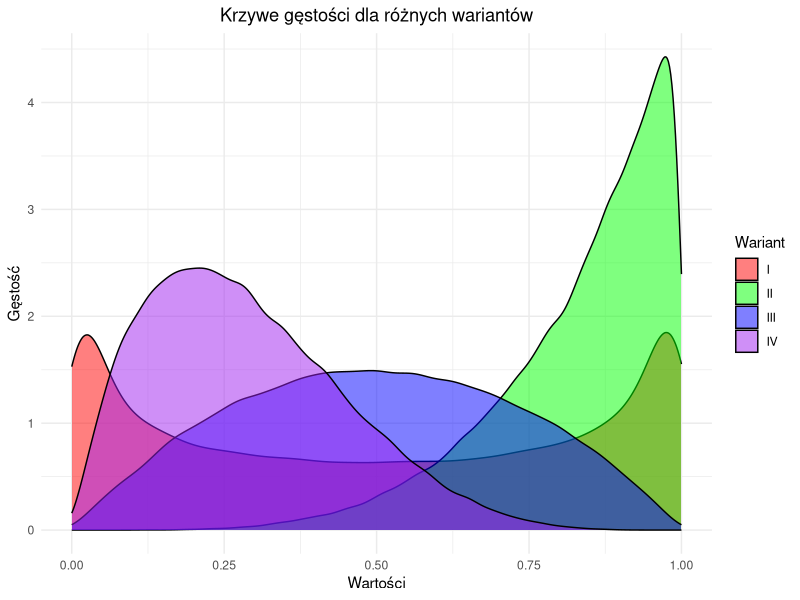
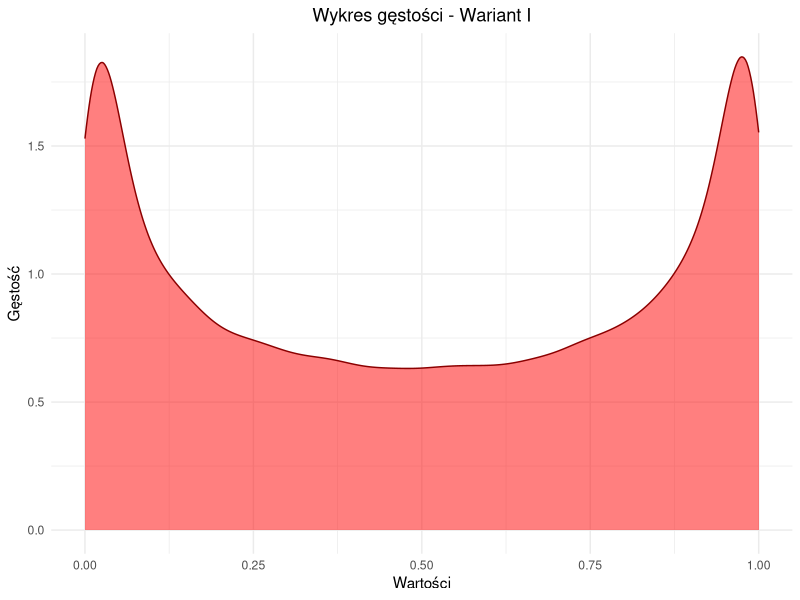
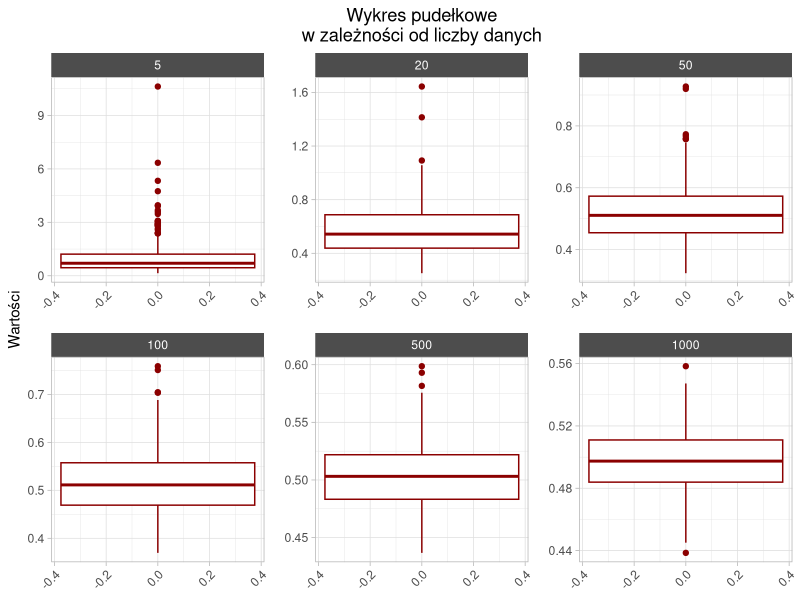
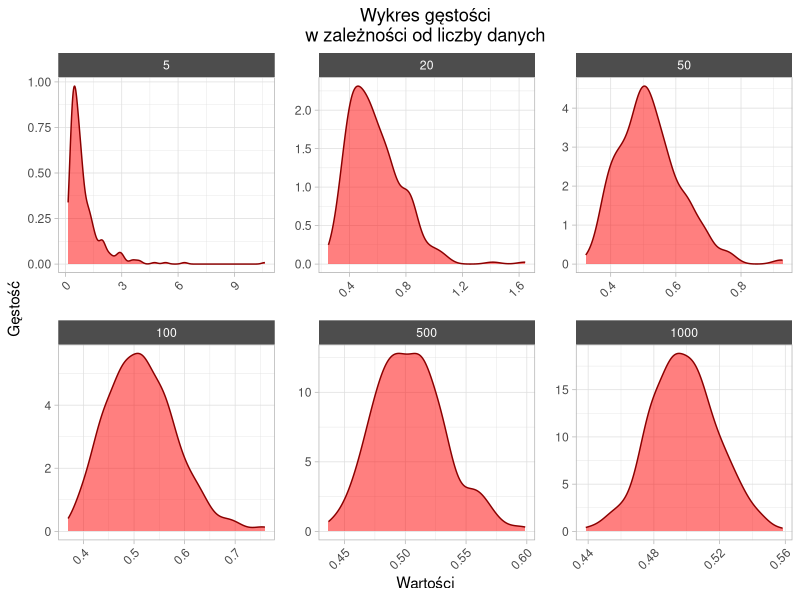
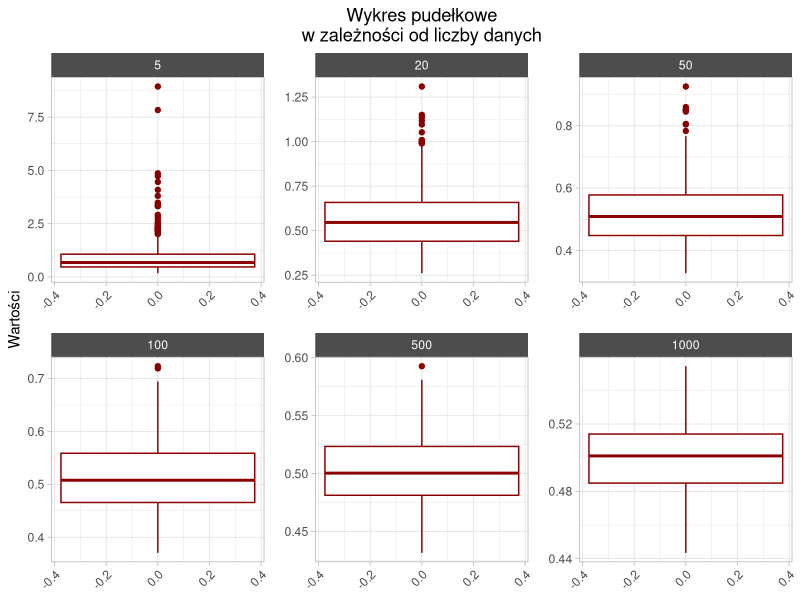
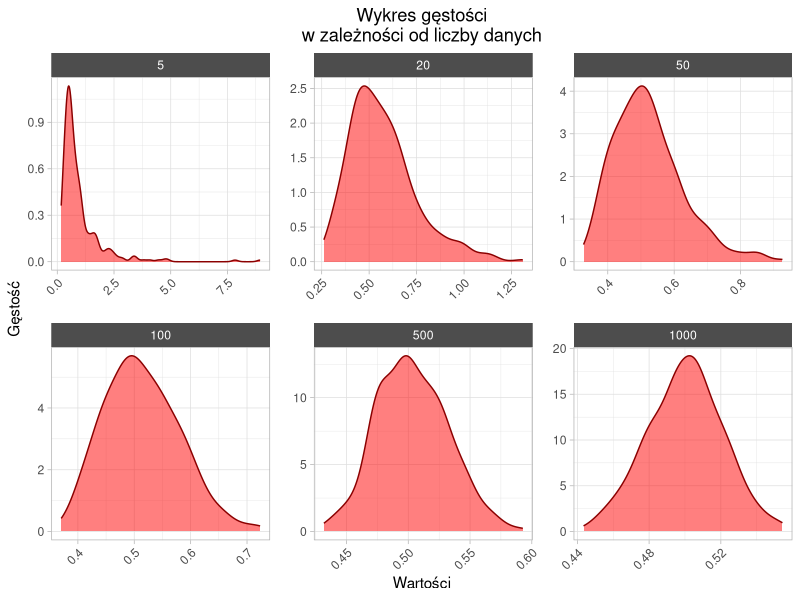
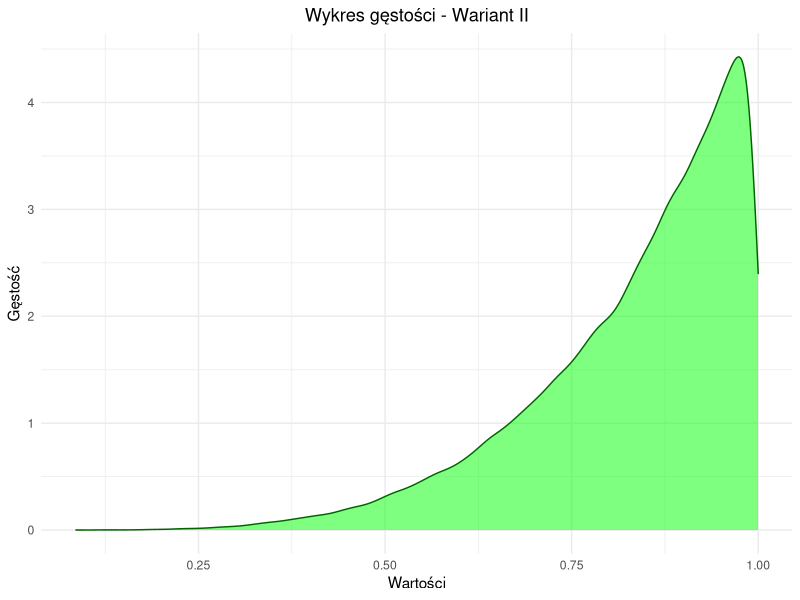
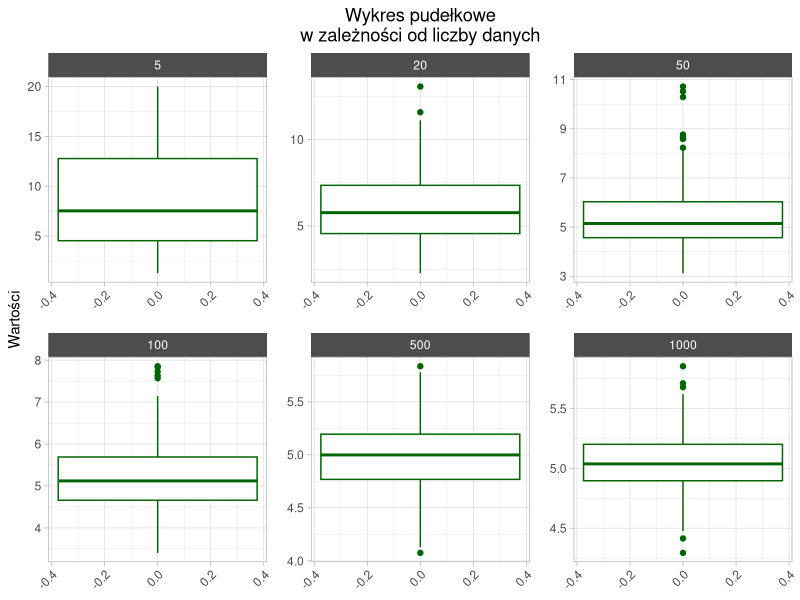

The R script that drew these images, in order:
## ---- chunk 1
library(ggplot2)
library(dplyr)
library(psych)
set.seed(10)
## ---- chunk 2
rozklady <- function(ilosc, parametr1, parametr2) {
  funkcja_wiar <- function(parametry, dane) {
    -sum(dbeta(dane, shape1 = parametry[1], shape2 = parametry[2], log = TRUE))
  }
  tabelka <- data.frame(shape1 = numeric(), shape2 = numeric())
  for(i in 1:300) {
    przykladowe <- rbeta(ilosc, parametr1, parametr2)
    parametry <- c(parametr1, parametr2)
    wynik_optim <- optim(par = parametry, fn = funkcja_wiar, dane = przykladowe, lower = c(0.1,0.1), upper = c(20,20), method = "L-BFGS-B")
    tabelka <- rbind(tabelka, wynik_optim$par)    
  }
  colnames(tabelka) <- c("shape1", "shape2")   
  tabelka <- tabelka %>%
    mutate(`Liczba danych` = as.numeric(ilosc),
           roznica_s1 = abs(parametr1 - shape1),
           roznica_s2 = abs(parametr2 - shape2))
  return(tabelka)
}
## ---- chunk 3
statystyki <- function(dane, nr) {
  dane %>%
    group_by(`Liczba danych`) %>%
    summarize(
      "Średnia" = round(mean(.data[[nr]]), 5),
      "Odchylenie std." = round(sd(.data[[nr]]), 5),
      "Skośność" = round(skew(.data[[nr]]), 5),
      "Kurtoza" = round(kurtosi(.data[[nr]]), 5),
      "Minimum" = round(min(.data[[nr]]), 5),
      "Maximum" = round(max(.data[[nr]]), 5),
      "Rozkładn nor." = ifelse(shapiro.test(.data[[nr]])$p.value > 0.05, "Tak", "Nie"))
}
## ---- chunk 4
roznice <- function(dane) {
  dane <- dane %>%
    group_by(`Liczba danych`) %>%
    summarize(alpha = mean(roznica_s1),
              beta = mean(roznica_s2))
  return(dane)
}
## ---- chunk 5
dane05_05 <- rbeta(100000, 0.5, 0.5)
dane5_1 <- rbeta(100000, 5, 1)
dane2_2 <- rbeta(100000, 2, 2)
dane2_5 <- rbeta(100000, 2, 5)
ramkadowykresu <- data.frame(Dane = c(dane05_05, dane5_1, dane2_2, dane2_5),
                             Wariant = rep(c("I", "II", "III", "IV"), each = 100000))
ramkadowykresu %>%
  ggplot() +
  geom_density(aes(x = Dane, fill = Wariant),
               alpha = 0.5) +
  theme_minimal() +
  theme(plot.title = element_text(hjust = 0.5)) +
  scale_fill_manual(values = c("red", "green", "blue", "purple")) +
  labs(title = "Krzywe gęstości dla różnych wariantów",
       x = "Wartości", 
       y = "Gęstość")
## ---- chunk 6
ggplot() +
geom_density(aes(x = dane05_05),
             color = "darkred",
             fill = "red",
             alpha = 0.5) +  
  theme_minimal() +
  theme(plot.title = element_text(hjust = 0.5)) +
  labs(title = "Wykres gęstości - Wariant I",
       x = "Wartości", 
       y = "Gęstość")
## ---- chunk 7
rozklady5_05_05 <- rozklady(5, 0.5, 0.5)
rozklady20_05_05 <- rozklady(20, 0.5, 0.5)
rozklady50_05_05 <- rozklady(50, 0.5, 0.5)
rozklady100_05_05 <- rozklady(100, 0.5, 0.5)
rozklady500_05_05 <- rozklady(500, 0.5, 0.5)
rozklady1000_05_05 <- rozklady(1000, 0.5, 0.5)

wyniki1 <- rbind(rozklady5_05_05, rozklady20_05_05, rozklady50_05_05,
                   rozklady100_05_05, rozklady500_05_05, rozklady1000_05_05)

statystyki(wyniki1, "shape1")
## ---- chunk 8
wyniki1 %>%
  ggplot() +
  geom_boxplot(aes(x = shape1),
               color = "darkred") +
  coord_flip() +
  facet_wrap(~ `Liczba danych`, scales = "free") +
  theme_light() +
  theme(plot.title = element_text(hjust = 0.5),
        strip.background = element_rect(fill = "gray30"),
        strip.text = element_text(color = "white"),
        panel.spacing = unit(1, "lines"),
        axis.text.x = element_text(angle = 45, hjust = 1)) +
  labs(title = "Wykres pudełkowe\nw zależności od liczby danych",
       x = "Wartości")
## ---- chunk 9
wyniki1 %>%
  ggplot() +
  geom_density(aes(x = shape1),
               color = "darkred",
               fill = "red",
               alpha = 0.5) +
  facet_wrap(~ `Liczba danych`, scales = "free") +
  theme_light() +
  theme(plot.title = element_text(hjust = 0.5),
        strip.background = element_rect(fill = "gray30"),
        strip.text = element_text(color = "white"),
        panel.spacing = unit(1, "lines"),
        axis.text.x = element_text(angle = 45, hjust = 1)) +
  labs(title = "Wykres gęstości\nw zależności od liczby danych",
       x = "Wartości",
       y = "Gęstość")
## ---- chunk 10
statystyki(wyniki1, "shape2")
## ---- chunk 11
wyniki1 %>%
  ggplot() +
  geom_boxplot(aes(x = shape2),
               color = "darkred") +
  coord_flip() +
  facet_wrap(~ `Liczba danych`, scales = "free") +
  theme_light() +
  theme(plot.title = element_text(hjust = 0.5),
        strip.background = element_rect(fill = "gray30"),
        strip.text = element_text(color = "white"),
        panel.spacing = unit(1, "lines"),
        axis.text.x = element_text(angle = 45, hjust = 1)) +
  labs(title = "Wykres pudełkowe\nw zależności od liczby danych",
       x = "Wartości")
## ---- chunk 12
wyniki1 %>%
  ggplot() +
  geom_density(aes(x = shape2),
               color = "darkred",
               fill = "red",
               alpha = 0.5) +
  facet_wrap(~ `Liczba danych`, scales = "free") +
  theme_light() +
  theme(plot.title = element_text(hjust = 0.5),
        strip.background = element_rect(fill = "gray30"),
        strip.text = element_text(color = "white"),
        panel.spacing = unit(1, "lines"),
        axis.text.x = element_text(angle = 45, hjust = 1)) +
  labs(title = "Wykres gęstości\nw zależności od liczby danych",
       x = "Wartości",
       y = "Gęstość")
## ---- chunk 13
roznice(wyniki1)
## ---- chunk 14
ggplot() +
  geom_density(aes(x = dane5_1),
               color = "darkgreen",
               fill = "green",
               alpha = 0.5) +  
  theme_minimal() +
  theme(plot.title = element_text(hjust = 0.5)) +
  labs(title = "Wykres gęstości - Wariant II",
       x = "Wartości", 
       y = "Gęstość")
## ---- chunk 15
rozklady5_5_1 <- rozklady(5, 5, 1)
rozklady20_5_1 <- rozklady(20, 5, 1)
rozklady50_5_1 <- rozklady(50, 5, 1)
rozklady100_5_1 <- rozklady(100, 5, 1)
rozklady500_5_1 <- rozklady(500, 5, 1)
rozklady1000_5_1 <- rozklady(1000, 5, 1)

wyniki2 <- rbind(rozklady5_5_1, rozklady20_5_1, rozklady50_5_1,
                 rozklady100_5_1, rozklady500_5_1, rozklady1000_5_1)

statystyki(wyniki2, "shape1")
## ---- chunk 16
wyniki2 %>%
  ggplot() +
  geom_boxplot(aes(x = shape1),
               color = "darkgreen") +
  coord_flip() +
  facet_wrap(~ `Liczba danych`, scales = "free") +
  theme_light() +
  theme(plot.title = element_text(hjust = 0.5),
        strip.background = element_rect(fill = "gray30"),
        strip.text = element_text(color = "white"),
        panel.spacing = unit(1, "lines"),
        axis.text.x = element_text(angle = 45, hjust = 1)) +
  labs(title = "Wykres pudełkowe\nw zależności od liczby danych",
       x = "Wartości")
## ---- chunk 17
wyniki2 %>%
  ggplot() +
  geom_density(aes(x = shape1),
               color = "darkgreen",
               fill = "green",
               alpha = 0.5) +
  facet_wrap(~ `Liczba danych`, scales = "free") +
  theme_light() +
  theme(plot.title = element_text(hjust = 0.5),
        strip.background = element_rect(fill = "gray30"),
        strip.text = element_text(color = "white"),
        panel.spacing = unit(1, "lines"),
        axis.text.x = element_text(angle = 45, hjust = 1)) +
  labs(title = "Wykres gęstości\nw zależności od liczby danych",
       x = "Wartości",
       y = "Gęstość")
## ---- chunk 18
statystyki(wyniki2, "shape2")
## ---- chunk 19
wyniki2 %>%
  ggplot() +
  geom_boxplot(aes(x = shape2),
               color = "darkgreen") +
  coord_flip() +
  facet_wrap(~ `Liczba danych`, scales = "free") +
  theme_light() +
  theme(plot.title = element_text(hjust = 0.5),
        strip.background = element_rect(fill = "gray30"),
        strip.text = element_text(color = "white"),
        panel.spacing = unit(1, "lines"),
        axis.text.x = element_text(angle = 45, hjust = 1)) +
  labs(title = "Wykres pudełkowe\nw zależności od liczby danych",
       x = "Wartości")
## ---- chunk 20
wyniki2 %>%
  ggplot() +
  geom_density(aes(x = shape2),
               color = "darkgreen",
               fill = "green",
               alpha = 0.5) +
  facet_wrap(~ `Liczba danych`, scales = "free") +
  theme_light() +
  theme(plot.title = element_text(hjust = 0.5),
        strip.background = element_rect(fill = "gray30"),
        strip.text = element_text(color = "white"),
        panel.spacing = unit(1, "lines"),
        axis.text.x = element_text(angle = 45, hjust = 1)) +
  labs(title = "Wykres gęstości\nw zależności od liczby danych",
       x = "Wartości",
       y = "Gęstość")
## ---- chunk 21
roznice(wyniki2)
## ---- chunk 22
ggplot() +
  geom_density(aes(x = dane2_2),
               color = "darkblue",
               fill = "blue",
               alpha = 0.5) +  
  theme_minimal() +
  theme(plot.title = element_text(hjust = 0.5)) +
  labs(title = "Wykres gęstości - Wariant III",
       x = "Wartości", 
       y = "Gęstość")
## ---- chunk 23
rozklady5_2_2 <- rozklady(5, 2, 2)
rozklady20_2_2 <- rozklady(20, 2, 2)
rozklady50_2_2 <- rozklady(50, 2, 2)
rozklady100_2_2 <- rozklady(100, 2, 2)
rozklady500_2_2 <- rozklady(500, 2, 2)
rozklady1000_2_2 <- rozklady(1000, 2, 2)

wyniki3 <- rbind(rozklady5_2_2, rozklady20_2_2, rozklady50_2_2,
                 rozklady100_2_2, rozklady500_2_2, rozklady1000_2_2)

statystyki(wyniki3, "shape1")
## ---- chunk 24
wyniki3 %>%
  ggplot() +
  geom_boxplot(aes(x = shape1),
               color = "darkblue") +
  coord_flip() +
  facet_wrap(~ `Liczba danych`, scales = "free") +
  theme_light() +
  theme(plot.title = element_text(hjust = 0.5),
        strip.background = element_rect(fill = "gray30"),
        strip.text = element_text(color = "white"),
        panel.spacing = unit(1, "lines"),
        axis.text.x = element_text(angle = 45, hjust = 1)) +
  labs(title = "Wykres pudełkowe\nw zależności od liczby danych",
       x = "Wartości")
## ---- chunk 25
wyniki3 %>%
  ggplot() +
  geom_density(aes(x = shape1),
               color = "darkblue",
               fill = "blue",
               alpha = 0.5) +
  facet_wrap(~ `Liczba danych`, scales = "free") +
  theme_light() +
  theme(plot.title = element_text(hjust = 0.5),
        strip.background = element_rect(fill = "gray30"),
        strip.text = element_text(color = "white"),
        panel.spacing = unit(1, "lines"),
        axis.text.x = element_text(angle = 45, hjust = 1)) +
  labs(title = "Wykres gęstości\nw zależności od liczby danych",
       x = "Wartości",
       y = "Gęstość")
## ---- chunk 26
statystyki(wyniki3, "shape2")
## ---- chunk 27
wyniki3 %>%
  ggplot() +
  geom_boxplot(aes(x = shape2),
               color = "darkblue") +
  coord_flip() +
  facet_wrap(~ `Liczba danych`, scales = "free") +
  theme_light() +
  theme(plot.title = element_text(hjust = 0.5),
        strip.background = element_rect(fill = "gray30"),
        strip.text = element_text(color = "white"),
        panel.spacing = unit(1, "lines"),
        axis.text.x = element_text(angle = 45, hjust = 1)) +
  labs(title = "Wykres pudełkowe\nw zależności od liczby danych",
       x = "Wartości")
## ---- chunk 28
wyniki3 %>%
  ggplot() +
  geom_density(aes(x = shape2),
               color = "darkblue",
               fill = "blue",
               alpha = 0.5) +
  facet_wrap(~ `Liczba danych`, scales = "free") +
  theme_light() +
  theme(plot.title = element_text(hjust = 0.5),
        strip.background = element_rect(fill = "gray30"),
        strip.text = element_text(color = "white"),
        panel.spacing = unit(1, "lines"),
        axis.text.x = element_text(angle = 45, hjust = 1)) +
  labs(title = "Wykres gęstości\nw zależności od liczby danych",
       x = "Wartości",
       y = "Gęstość")
## ---- chunk 29
roznice(wyniki3)
## ---- chunk 30
ggplot() +
  geom_density(aes(x = dane2_5),
               color = "darkorchid4",
               fill = "purple",
               alpha = 0.5) +  
  theme_minimal() +
  theme(plot.title = element_text(hjust = 0.5)) +
  labs(title = "Wykres gęstości - Wariant IV",
       x = "Wartości", 
       y = "Gęstość")
## ---- chunk 31
rozklady5_2_5 <- rozklady(5, 2, 5)
rozklady20_2_5 <- rozklady(20, 2, 5)
rozklady50_2_5 <- rozklady(50, 2, 5)
rozklady100_2_5 <- rozklady(100, 2, 5)
rozklady500_2_5 <- rozklady(500, 2, 5)
rozklady1000_2_5 <- rozklady(1000, 2, 5)

wyniki4 <- rbind(rozklady5_2_5, rozklady20_2_5, rozklady50_2_5,
                 rozklady100_2_5, rozklady500_2_5, rozklady1000_2_5)

statystyki(wyniki4, "shape1")
## ---- chunk 32
wyniki4 %>%
  ggplot() +
  geom_boxplot(aes(x = shape1),
               color = "darkorchid4") +
  coord_flip() +
  facet_wrap(~ `Liczba danych`, scales = "free") +
  theme_light() +
  theme(plot.title = element_text(hjust = 0.5),
        strip.background = element_rect(fill = "gray30"),
        strip.text = element_text(color = "white"),
        panel.spacing = unit(1, "lines"),
        axis.text.x = element_text(angle = 45, hjust = 1)) +
  labs(title = "Wykres pudełkowe\nw zależności od liczby danych",
       x = "Wartości")
## ---- chunk 33
wyniki4 %>%
  ggplot() +
  geom_density(aes(x = shape1),
               color = "darkorchid4",
               fill = "purple",
               alpha = 0.5) +
  facet_wrap(~ `Liczba danych`, scales = "free") +
  theme_light() +
  theme(plot.title = element_text(hjust = 0.5),
        strip.background = element_rect(fill = "gray30"),
        strip.text = element_text(color = "white"),
        panel.spacing = unit(1, "lines"),
        axis.text.x = element_text(angle = 45, hjust = 1)) +
  labs(title = "Wykres gęstości\nw zależności od liczby danych",
       x = "Wartości",
       y = "Gęstość")
## ---- chunk 34
statystyki(wyniki4, "shape2")
## ---- chunk 35
wyniki4 %>%
  ggplot() +
  geom_boxplot(aes(x = shape2),
               color = "darkorchid4") +
  coord_flip() +
  facet_wrap(~ `Liczba danych`, scales = "free") +
  theme_light() +
  theme(plot.title = element_text(hjust = 0.5),
        strip.background = element_rect(fill = "gray30"),
        strip.text = element_text(color = "white"),
        panel.spacing = unit(1, "lines"),
        axis.text.x = element_text(angle = 45, hjust = 1)) +
  labs(title = "Wykres pudełkowe\nw zależności od liczby danych",
       x = "Wartości")
## ---- chunk 36
wyniki4 %>%
  ggplot() +
  geom_density(aes(x = shape2),
               color = "darkorchid4",
               fill = "purple",
               alpha = 0.5) +
  facet_wrap(~ `Liczba danych`, scales = "free") +
  theme_light() +
  theme(plot.title = element_text(hjust = 0.5),
        strip.background = element_rect(fill = "gray30"),
        strip.text = element_text(color = "white"),
        panel.spacing = unit(1, "lines"),
        axis.text.x = element_text(angle = 45, hjust = 1)) +
  labs(title = "Wykres gęstości\nw zależności od liczby danych",
       x = "Wartości",
       y = "Gęstość")
## ---- chunk 37
roznice(wyniki4)
